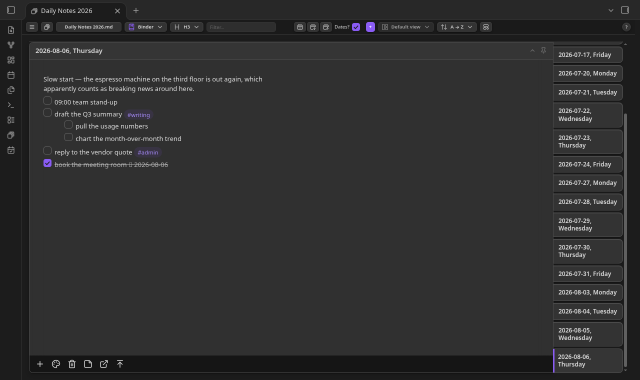
#> input picture screenshots/binder.png, 1280 x 760 px, found by its file name (shown at 1/2 size)
$ python make_views_hero.py
#> lines starting #> are read from the running program, lines starting #| are printed output that depends on the picture; after the words box and inside, x2 and y2 are one past the last pixel; in counts of white or black regions, pixels touching at a corner belong together
"""Compose the README's top hero: a headline over a thumbnail of every layout.

    python3 tools/make_views_hero.py      → screenshots/hero-views.webp

Thumbnails come from the layout screenshots in screenshots/ (rebuild those first:
tools/rebuild-screenshots.sh for the harness pages, tools/live-screenshots.mjs for
the Table, Tree, Binder, Dashboard and Heatmap). Same panel, fonts and colors as make_heroes.py.
"""

from PIL import Image, ImageDraw, ImageFont

FONTS = "/mnt/c/Windows/Fonts"
BOLD = f"{FONTS}/segoeuib.ttf"
REG = f"{FONTS}/segoeui.ttf"
SHOTS = "/home/jlong/obsidian-plugins/single-file-section-cards/screenshots"

# The layouts, in the picker's (alphabetical) order, each with its screenshot.
VIEWS = [
    ("Binder", "binder.png"),
    ("Calendar", "calendar.png"),
    ("Custom Grid", "custom.png"),
    ("Day Planner", "planner.png"),
    ("Grid", "grid.png"),
    ("Grid Aligned", "aligned.png"),
    ("Heatmap", "heatmap.png"),
    ("Horizontal", "horizontal.png"),
    ("Images", "images.png"),
    ("Links", "links.png"),
    ("Rolodex", "rolodex.png"),
    ("Table", "table.png"),
    ("Tasks Only", "tasks.png"),
    ("Tight", "tight.png"),
    ("Tree", "tree.png"),
    ("Vertical", "vertical.png"),
]

W = 2000
COLS = 4
PAD = 56
GAP = 28
THUMB_W = (W - 2 * PAD - (COLS - 1) * GAP) // COLS
THUMB_H = round(THUMB_W * 760 / 1280)
LABEL_H = 44
HEAD_H = 210

PANEL_BG = (14, 14, 17, 255)
WHITE = (245, 245, 247, 255)
GRAY = (146, 152, 160, 255)
FRAME = (52, 54, 60, 255)

HEAD = ImageFont.truetype(BOLD, 78)
SUB = ImageFont.truetype(REG, 36)
LABEL = ImageFont.truetype(REG, 26)


def rounded(img, radius):
    mask = Image.new("L", img.size, 0)
    ImageDraw.Draw(mask).rounded_rectangle([0, 0, img.size[0] - 1, img.size[1] - 1], radius, fill=255)
    out = img.convert("RGBA")
    out.putalpha(mask)
    return out


def cover(img, w, h):
    """Scale to fill w×h and crop the overflow from the bottom/right (the shots share a
    top-left toolbar, so that corner is the one to keep)."""
    if img.width / img.height > w / h:
        # A clipped shot (the Heatmap's) is wider than the tile: extend it downward with
        # the pane's own background instead of zooming in on its left end.
        tall = Image.new("RGBA", (img.width, round(img.width * h / w)), img.getpixel((img.width // 2, img.height - 1)))
        tall.paste(img, (0, 0))
        img = tall
    scale = max(w / img.width, h / img.height)
    scaled = img.resize((round(img.width * scale), round(img.height * scale)), Image.LANCZOS)
    return scaled.crop((0, 0, w, h))


rows = (len(VIEWS) + COLS - 1) // COLS
H = HEAD_H + rows * (THUMB_H + LABEL_H) + (rows - 1) * GAP + PAD
panel = Image.new("RGBA", (W, H), (0, 0, 0, 0))
#> panel: PIL image 2000x1598 RGBA; every value is 0
draw = ImageDraw.Draw(panel)
draw.rounded_rectangle([0, 0, W - 1, H - 1], 36, fill=PANEL_BG)

draw.text((PAD, 54), "Your Notes, Your Layout", font=HEAD, fill=WHITE)
draw.text((PAD + 4, 150), f"{len(VIEWS)} layouts for one note — pick the one that fits the job, and switch any time.", font=SUB, fill=GRAY)

for i, (label, shot) in enumerate(VIEWS):
    col, row = i % COLS, i // COLS
    x = PAD + col * (THUMB_W + GAP)
    y = HEAD_H + row * (THUMB_H + LABEL_H + GAP)
    img = Image.open(f"{SHOTS}/{shot}").convert("RGBA")
    thumb = rounded(cover(img, THUMB_W, THUMB_H), 14)
#> in cover, `scaled = img.resize((round(img.width * scale), round(img.height * scal..`:
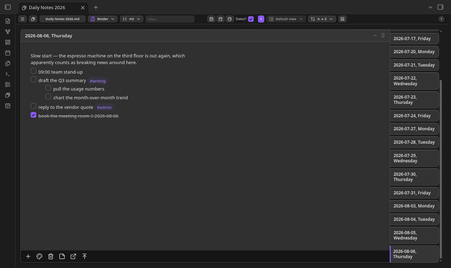
#> scaled: PIL image 451x268 RGBA; mean R, G, B, A 47.3, 47.2, 47.4, 255
#> in rounded, `mask = Image.new("L", img.size, 0)`: mask: PIL image 451x268 L; every value is 0
#> in rounded, `ImageDraw.Draw(mask).rounded_rectangle([0, 0, img.size[0] - 1, img.siz..`:
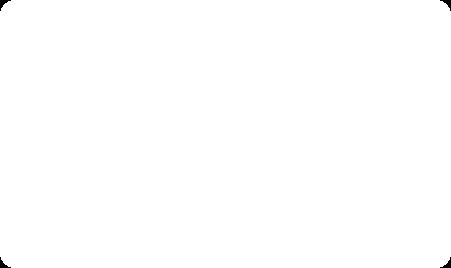
#> mask: PIL image 451x268 L; 99.8% white; 4 black regions, box (x1, y1, x2, y2) and area: (0, 0, 11, 11) 46, (440, 0, 451, 11) 46, (0, 257, 11, 268) 46, (440, 257, 451, 268) 46
    draw.rounded_rectangle([x - 1, y - 1, x + THUMB_W, y + THUMB_H], 15, outline=FRAME, width=2)
    panel.alpha_composite(thumb, (x, y))
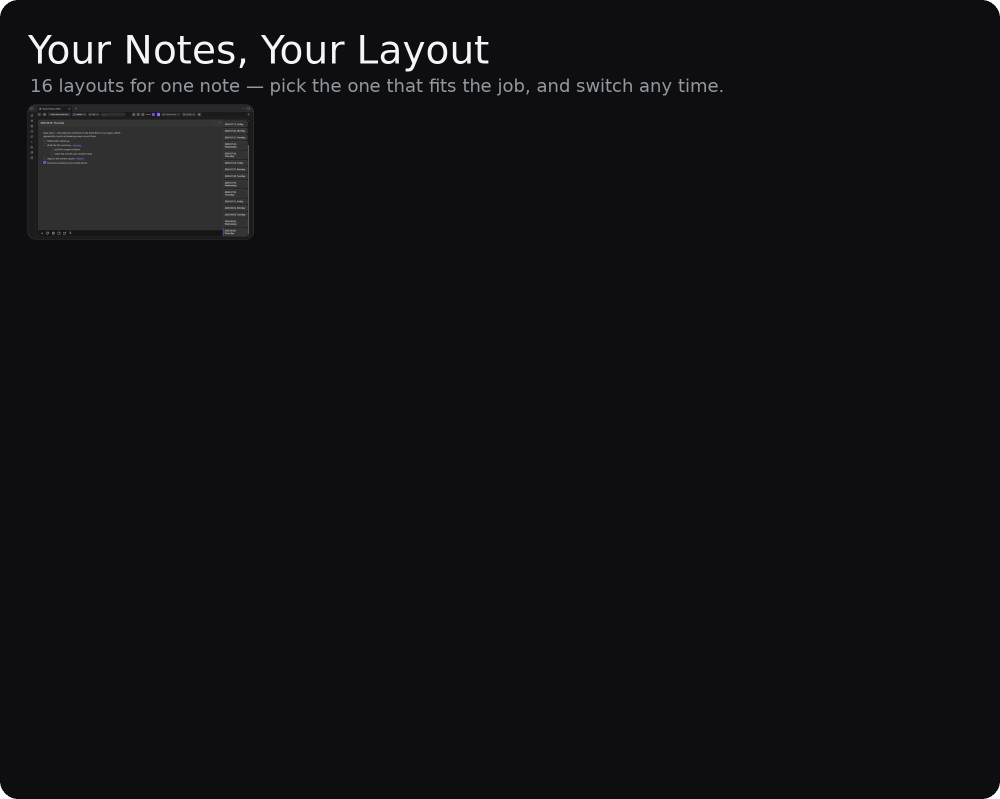
#> panel: PIL image 2000x1598 RGBA (shown at 1/2 size); mean R, G, B, A 16.6, 16.6, 19.6, 254.9; transparent parts drawn white
    draw.text((x + 4, y + THUMB_H + 8), label, font=LABEL, fill=WHITE)
#> pass 2 of the loop `for i, (label, shot) in enumerate(VIEWS):`:
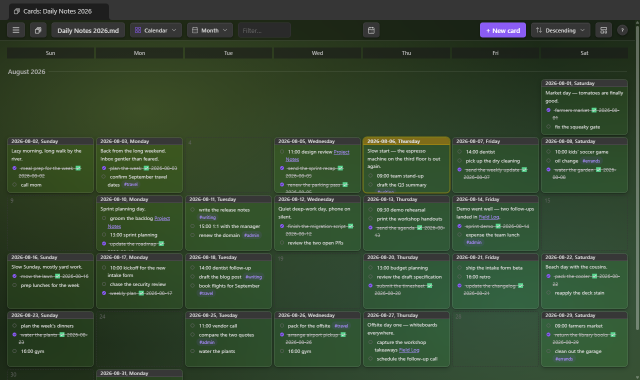
#> input picture screenshots/calendar.png, 1280 x 760 px, found by its file name (shown at 1/2 size)
#> in cover (call 2), `tall = Image.new("RGBA", (img.width, round(img.width * h / w)), img.ge..`:
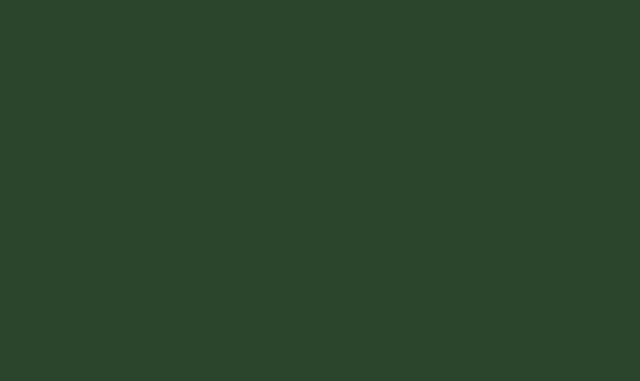
#> tall: PIL image 1280x761 RGBA (shown at 1/2 size); mean R, G, B, A 46, 69, 45, 255
#> `panel.alpha_composite(thumb, (x, y))`:
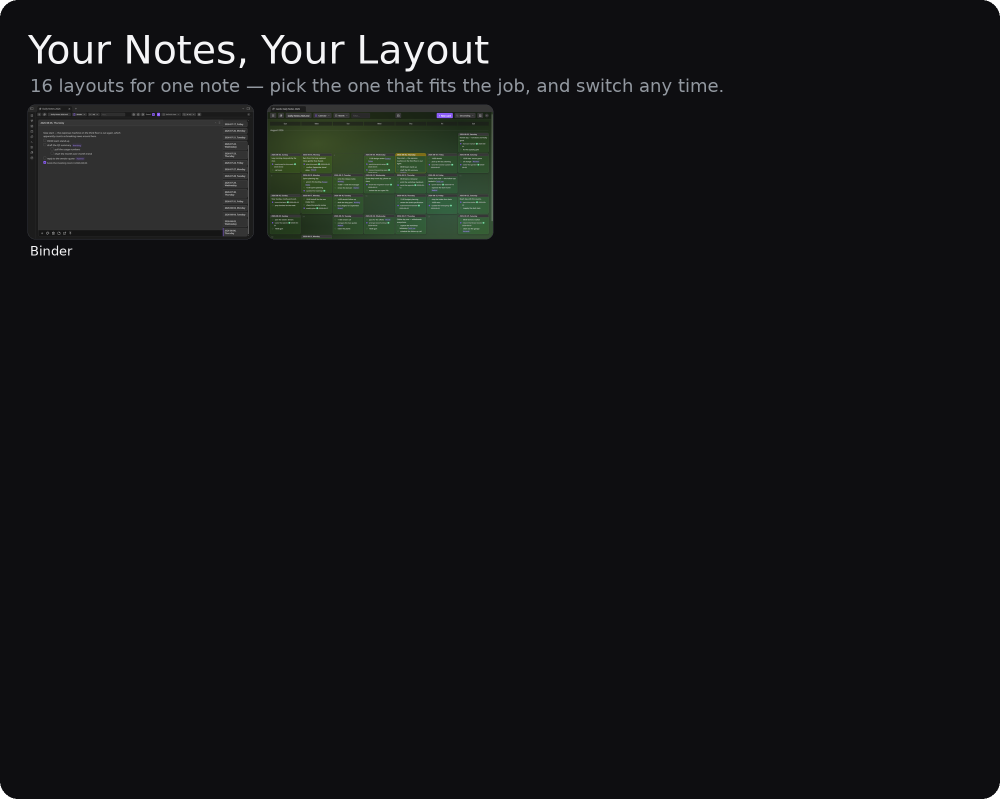
#> panel: PIL image 2000x1598 RGBA (shown at 1/2 size); mean R, G, B, A 18.2, 19, 20.8, 254.9; transparent parts drawn white
#> pass 3 of the loop `for i, (label, shot) in enumerate(VIEWS):`:
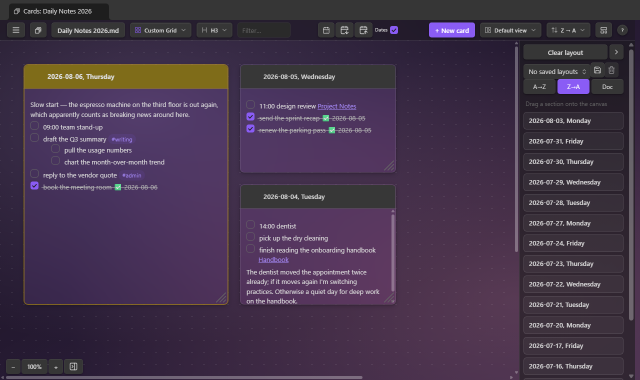
#> input picture screenshots/custom.png, 1280 x 760 px, found by its file name (shown at 1/2 size)
#> in cover (call 3), `tall = Image.new("RGBA", (img.width, round(img.width * h / w)), img.ge..`:
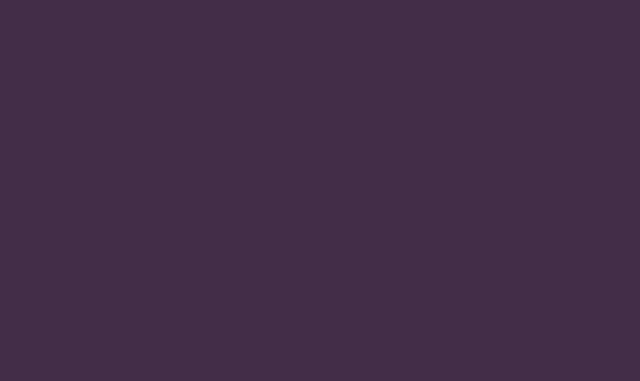
#> tall: PIL image 1280x761 RGBA (shown at 1/2 size); mean R, G, B, A 67, 45, 72, 255
#> `panel.alpha_composite(thumb, (x, y))`:
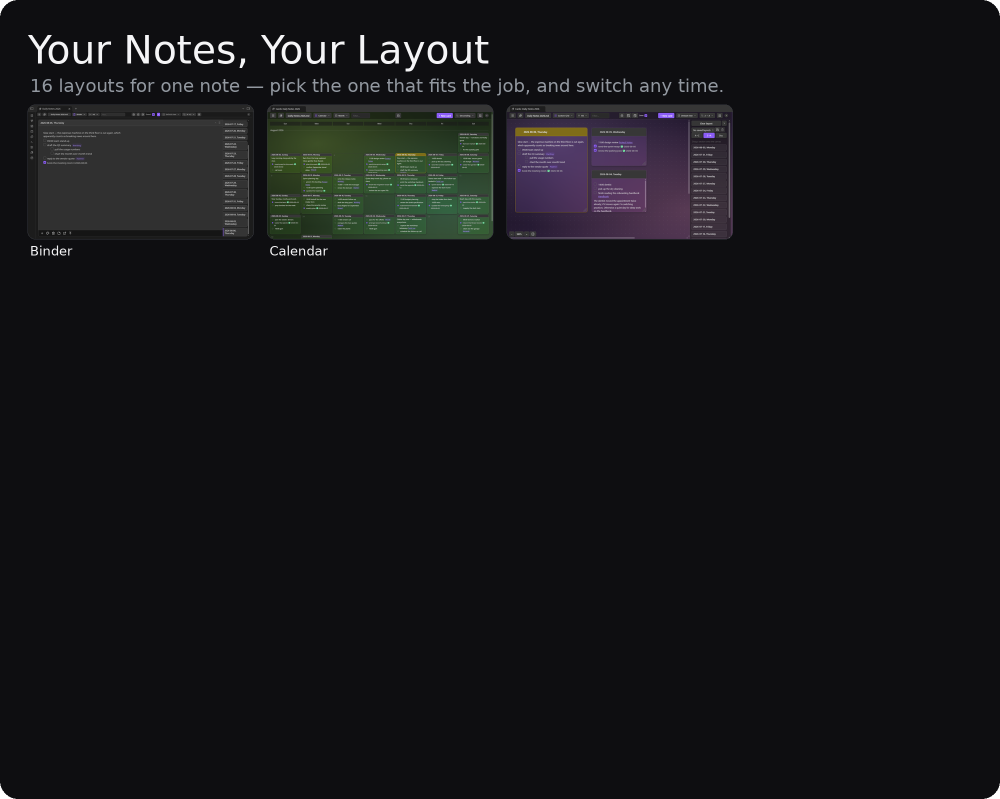
#> panel: PIL image 2000x1598 RGBA (shown at 1/2 size); mean R, G, B, A 20.3, 20.5, 23.1, 254.9; transparent parts drawn white
#> (the run stopped early here; a loop or call above may not have finished)
